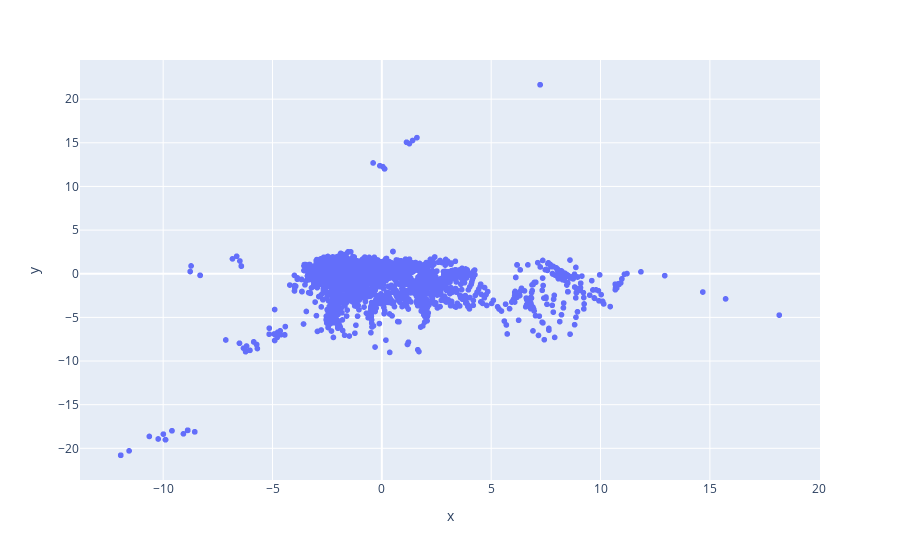

Notebook code cell kept with this figure:
### Code cell
# lets do pca on X_encoded
from sklearn.decomposition import PCA
pca = PCA(n_components=2)
X_pca = pca.fit_transform(X_encoded.cpu().detach().numpy())
px.scatter(x=X_pca[:,0], y=X_pca[:,1])

### Figure 1 — Plotly figure (JSON) as saved in the notebook; plotly's stock layout.template omitted (floating-point values rounded to 4 significant figures; data arrays with more than 128 entries replaced by an {"elided": "..."} marker saying what was removed)
{"data": [{"hovertemplate": "x=%{x}<br>y=%{y}<extra></extra>", "legendgroup": "", "marker": {"color": "#636efa", "symbol": "circle"}, "mode": "markers", "name": "", "showlegend": false, "type": "scattergl", "x": {"elided": "5617 float values"}, "xaxis": "x", "y": {"elided": "5617 float values"}, "yaxis": "y"}], "layout": {"legend": {"tracegroupgap": 0}, "margin": {"t": 60}, "xaxis": {"anchor": "y", "domain": [0, 1], "title": {"text": "x"}}, "yaxis": {"anchor": "x", "domain": [0, 1], "title": {"text": "y"}}}}
